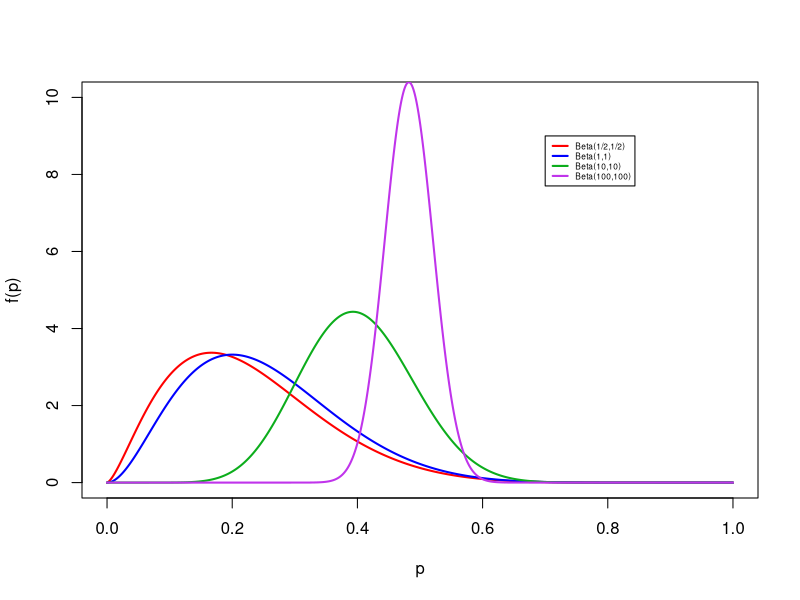

Recreate this plot in R.
p = seq(0,1, length=1000)

beta<-function(a,b,x){
  y<-gamma(a+b+10)/((gamma(a+2))*gamma(b+8))*x^(a+1)*(1-x)^(b+7)
return(y)
  }

plot(p,beta(0.5,0.5,p), type='l',col="red",ylim = c(0,10),lwd=2,ylab = "f(p)")
lines(p, beta(1,1,p), type='l',col="blue",ylim=c(0,10),lwd=2,ylab = "f(p)")
lines(p, beta(10,10,p), type='l',col="#0cad1c",lwd=2,ylab = "f(p)")
lines(p, beta(80,80,p), type='l',col="#c034eb",ylab = "Priori Beta(100,100)",ylim=c(0,10),lwd=2,ylab = "f(p)")
legend(x=0.7,y=9, # Coordenadas
       legend = c("Beta(1/2,1/2)","Beta(1,1)","Beta(10,10)","Beta(100,100)"),
       col = c("red", "blue","#0cad1c","#c034eb"),
       lwd = 2,cex=0.5)



